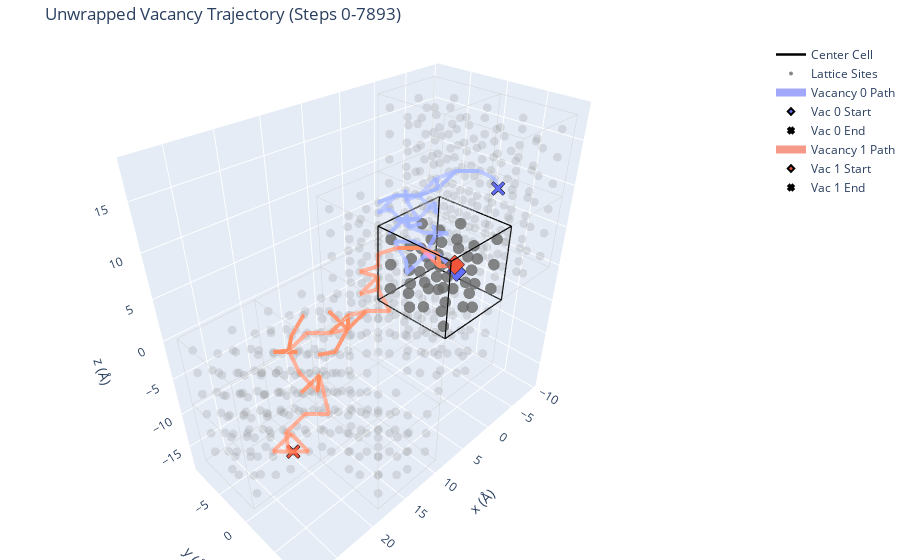

The notebook cell saved with this chart:
### Markdown cell above
---
### Visualizing Vacancy Hopping Trajectories

`VacHopPy` provides three powerful methods for visualizing the vacancy hopping trajectories, each offering a unique perspective on the diffusion process.

* **`plot_vacancy_trajectory()`**

    This method generates a static **interactive 3D plot** of the complete vacancy paths.

* **`animate_occupation()`**

    This method creates a **GIF animation** showing the time evolution of **site occupations**. It visualizes how individual atoms move between lattice sites and, as a consequence, how vacancies propagate through the structure. 

* **`animate_vacancy_trajectory()`**

    This method generates an **interactive HTML-based video** of the vacancy trajectories.

### Code cell
calc.plot_vacancy_trajectory(vacancy_indices=[0, 1], unwrap=True)
